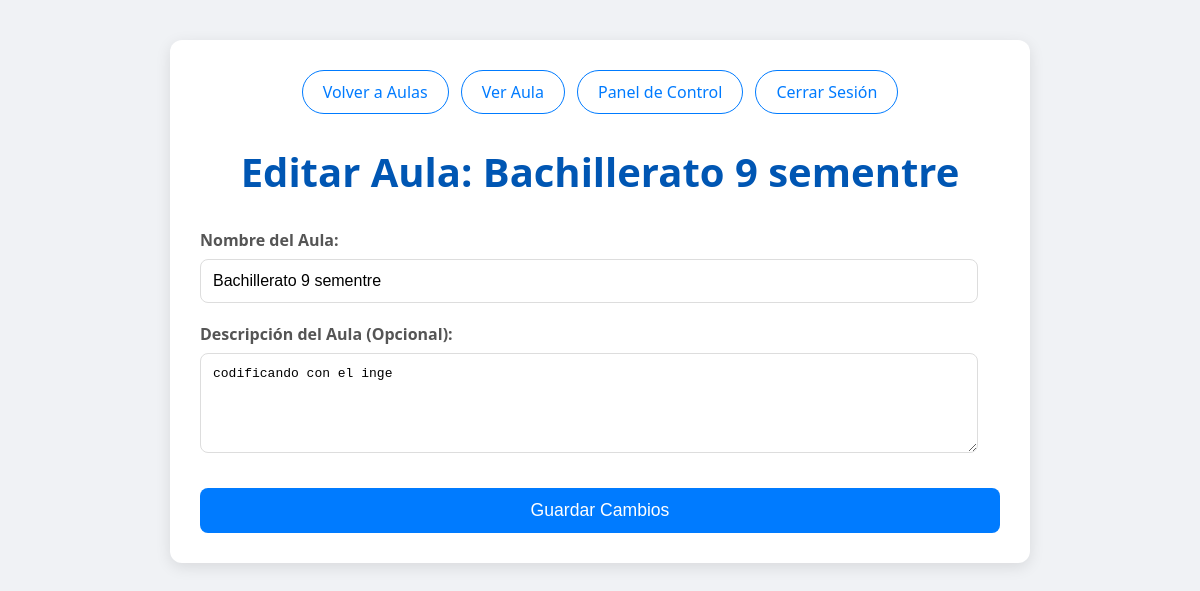
Page /paginas/aulas/editar_aula.php?id=2 (signed in) on the committed database.
### tables this page shows
CREATE TABLE `aulas` (
  `id_aula` int(11) NOT NULL,
  `nombre_aula` varchar(255) NOT NULL,
  `descripcion` text DEFAULT NULL,
  `id_profesor` int(11) NOT NULL,
  `codigo_invitacion` varchar(50) DEFAULT NULL,
  `fecha_creacion` datetime DEFAULT current_timestamp()
);

### paginas/aulas/editar_aula.php (the view, shortened to what this page needs)
<?php
include_once '../../includes/db.php';
$aula = null;
if (isset($_GET['id']) && is_numeric($_GET['id'])) {
    $id_aula = (int)$_GET['id'];
    $sql_aula = "SELECT id_aula, nombre_aula, descripcion, id_profesor FROM aulas WHERE id_aula = ?";
    $stmt_aula = $conexion->prepare($sql_aula);
    $stmt_aula->bind_param("i", $id_aula);
    $stmt_aula->execute();
    $resultado_aula = $stmt_aula->get_result();
    if ($resultado_aula->num_rows > 0) {
        $aula = $resultado_aula->fetch_assoc();
    } else {
        $mensaje_error = "Aula no encontrada.";
    }
} else {
    $mensaje_error = "ID de aula no especificado o inválido.";
}
?>
<!DOCTYPE html>
<html lang="es">
<head>
</head>
<body>
    <div class="container">
        <div class="navegacion">
            <a href="<?php echo RUTA_BASE; ?>paginas/aulas/listar_aulas.php">Volver a Aulas</a>
            <?php if ($aula):  ?>
                <a href="<?php echo RUTA_BASE; ?>paginas/aulas/ver_aula.php?id=<?php echo htmlspecialchars($aula['id_aula']); ?>">Ver Aula</a>
            <?php endif; ?>
            <a href="<?php echo RUTA_BASE; ?>dashboard.php">Panel de Control</a>
            <a href="<?php echo RUTA_BASE; ?>cerrar_sesion.php">Cerrar Sesión</a>
        </div>
        <h1>Editar Aula: <?php echo htmlspecialchars($aula['nombre_aula'] ?? 'Error'); ?></h1>
        <?php if ($aula): ?>
            <form action="<?php echo RUTA_BASE; ?>paginas/aulas/editar_aula.php?id=<?php echo htmlspecialchars($aula['id_aula']); ?>" method="POST">
                <div class="form-group">
                    <label for="nombre_aula">Nombre del Aula:</label>
                    <input type="text" id="nombre_aula" name="nombre_aula" value="<?php echo htmlspecialchars($aula['nombre_aula']); ?>" required>
                </div>
                <div class="form-group">
                    <label for="descripcion">Descripción del Aula (Opcional):</label>
                    <textarea id="descripcion" name="descripcion"><?php echo htmlspecialchars($aula['descripcion'] ?? ''); ?></textarea>
                </div>
                <button type="submit" class="btn-submit">Guardar Cambios</button>
            </form>
        <?php endif; ?>
    </div>
</body>
</html>

### paginas/aulas/editar_aula.php (style rules this page uses)
body { font-family: 'Segoe UI', Tahoma, Geneva, Verdana, sans-serif; margin: 0; padding: 20px; background-color: #f0f2f5; color: #333; }
.container { max-width: 800px; margin: 20px auto; padding: 30px; background-color: #ffffff; border-radius: 12px; box-shadow: 0 4px 15px rgba(0,0,0,0.1); }
h1 { text-align: center; color: #0056b3; margin-bottom: 30px; font-size: 2.5em; font-weight: 600; }
.navegacion { margin-bottom: 30px; text-align: center; display: flex; justify-content: center; flex-wrap: wrap; gap: 12px; }
.navegacion a { text-decoration: none; color: #007bff; padding: 10px 20px; border: 1px solid #007bff; border-radius: 25px; transition: background-color 0.3s ease, color 0.3s ease, transform 0.2s ease; font-weight: 500; white-space: nowrap; }
.form-group { margin-bottom: 20px; }
.form-group label { display: block; margin-bottom: 8px; font-weight: bold; color: #555; }
.form-group input[type="text"], .form-group textarea { width: calc(100% - 22px); padding: 12px; border: 1px solid #ddd; border-radius: 8px; box-sizing: border-box; font-size: 1em; transition: border-color 0.3s; }
.form-group textarea { resize: vertical; min-height: 100px; }
.btn-submit { background-color: #007bff; color: white; padding: 12px 25px; border: none; border-radius: 8px; cursor: pointer; font-size: 1.1em; display: block; width: 100%; margin-top: 30px; transition: background-color 0.3s ease, transform 0.2s ease; }

### rows in the picture
aulas: nombre_aula "Bachillerato 9 sementre", descripcion "codificando con el inge"
